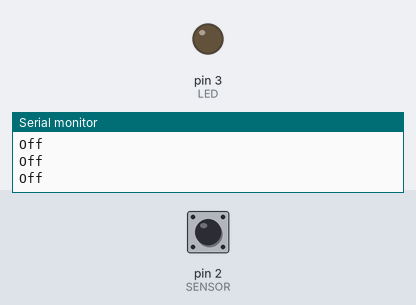
A sketch run on a simulated Arduino Uno, built with avr-gcc and run on an emulated ATmega328P. On the bench: output pins drawn as LEDs (lit = HIGH), the last lines printed to the serial monitor. Dashed ring = blinking. Inputs (shaded band) come from the test bench; at power-on: pin 2 (SENSOR) LOW.

Above: at 1.2 s.
1.3 s: pin 2 (SENSOR) driven HIGH
At 1.7 s:
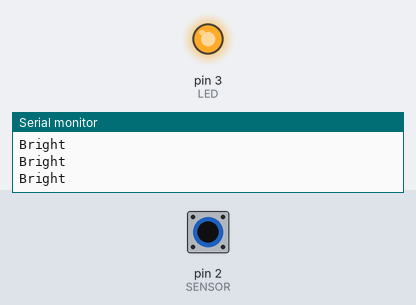
2.8 s: pin 2 (SENSOR) driven LOW
At 4.0 s:
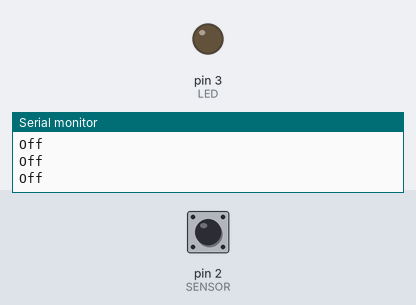
4.3 s: pin 2 (SENSOR) pulsed HIGH 2 times (0.12 s each, 0.3 s apart)
At 4.66 s:
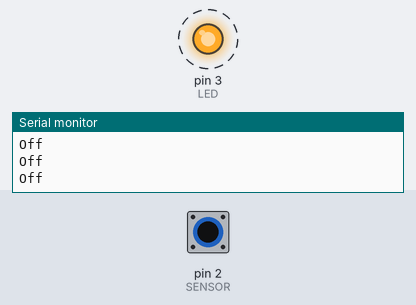
7.9 s: pin 2 (SENSOR) pulsed HIGH 5 times (0.12 s each, 0.3 s apart)
At 10.5 s:
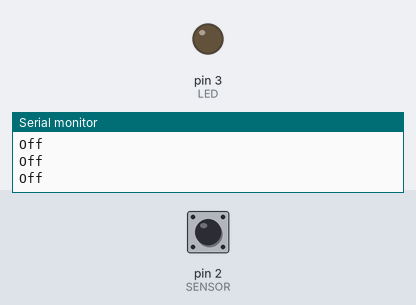
Timing chart, 0 to 12.0 s (numbered marks = the images above; inputs shaded):
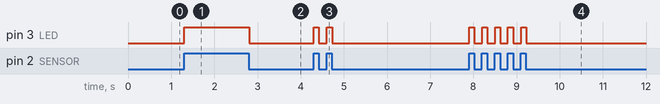

The sketch:

AutomaticLamp.ino
```cpp
// Define the sensor and LED pin numbers
const int SENSOR = 2;
const int LED = 3;

void setup() {
  // Setup the sensor pin as input and the LED pin as output
  pinMode(SENSOR, INPUT);
  pinMode(LED, OUTPUT);
  Serial.begin(9600);
}

void loop() {
  // Continuously check the sensor reading and control the LED accordingly
  if (digitalRead(SENSOR) == HIGH) {
    digitalWrite(LED, HIGH);  // Turn on the LED
    Serial.println("Bright");
  } else {
    digitalWrite(LED, LOW);   // Turn off the LED
    Serial.println("Off");
  }
}
```

Measured:
- after the input at 1.3 s, pin 3 (LED): LOW → HIGH at once
- after the input at 2.8 s, pin 3 (LED): HIGH → LOW at once
- after the input at 4.3 s, pin 3 (LED): alternates HIGH for 0.12 s and LOW for 0.18 s, 4 changes in all, then stays LOW, starting at once
- after the input at 7.9 s, pin 3 (LED): alternates HIGH for 0.12 s and LOW for 0.18 s, 10 changes in all, then stays LOW, starting at once
